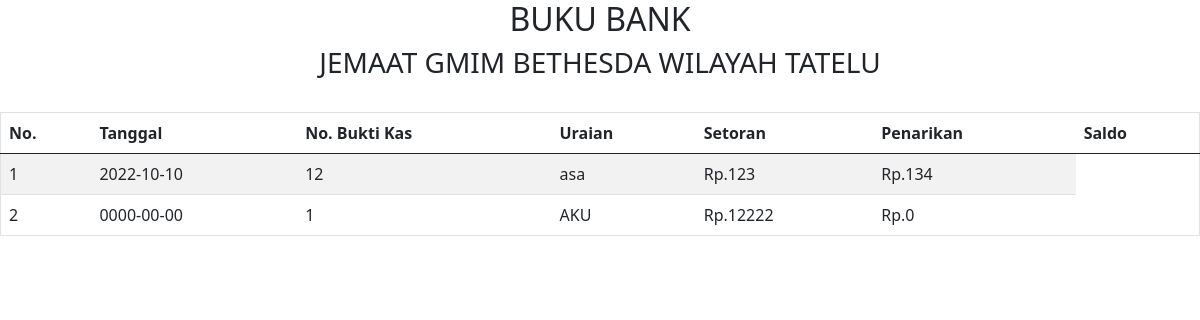
/Admin/data_bank.php, run on the app's committed database.
### tables this page shows
CREATE TABLE `buku_bank` (
  `id_bank` int(11) NOT NULL,
  `tgl` date NOT NULL,
  `nomor` varchar(50) NOT NULL,
  `uraian` varchar(100) NOT NULL,
  `setoran` int(50) NOT NULL,
  `penarikan` int(50) NOT NULL
);

### Admin/data_bank.php (the view, shortened to what this page needs)
<!DOCTYPE html>
<html>
<head>
	 <link href="https://cdn.jsdelivr.net/npm/bootstrap@5.0.0-beta3/dist/css/bootstrap.min.css" rel="stylesheet"
>
</head>
<body>
 <center>
	<h2>BUKU BANK</h2>
	     <h3>JEMAAT GMIM BETHESDA WILAYAH TATELU</h3>
	</center>
	<br/>
	<table border="1" align="center" width="100%" class="table table-striped">
		<thead>
			<th>No.</th>
			<th>Tanggal</th>
			<th>No. Bukti Kas</th>
			<th>Uraian</th>
			<th>Setoran</th>
			<th>Penarikan</th>
			<th>Saldo</th>
		</thead>
		<?php
		include '../koneksi.php';
         $data = mysqli_query($koneksi,"select * from buku_bank");
		$no = 1;
		while($d = mysqli_fetch_array($data)){
			?>
			<tr>
				<td><?php echo $no++; ?></td>
				<td><?php echo $d['tgl']; ?></td>
				<td><?php echo $d['nomor']; ?></td>
				<td><?php echo $d['uraian']; ?></td>
				<td>Rp.<?php echo $d['setoran']; ?></td>
				<td>Rp.<?php echo $d['penarikan']; ?></td>
			</tr>
			<?php
		}
		?>
	</table>
</body>
</html>

### data on the page
buku_bank: tgl "2022-10-10", nomor "12", uraian "asa", setoran "123", penarikan "134"
buku_bank: tgl "0000-00-00", nomor "1", uraian "AKU", setoran "12222", penarikan "0"
